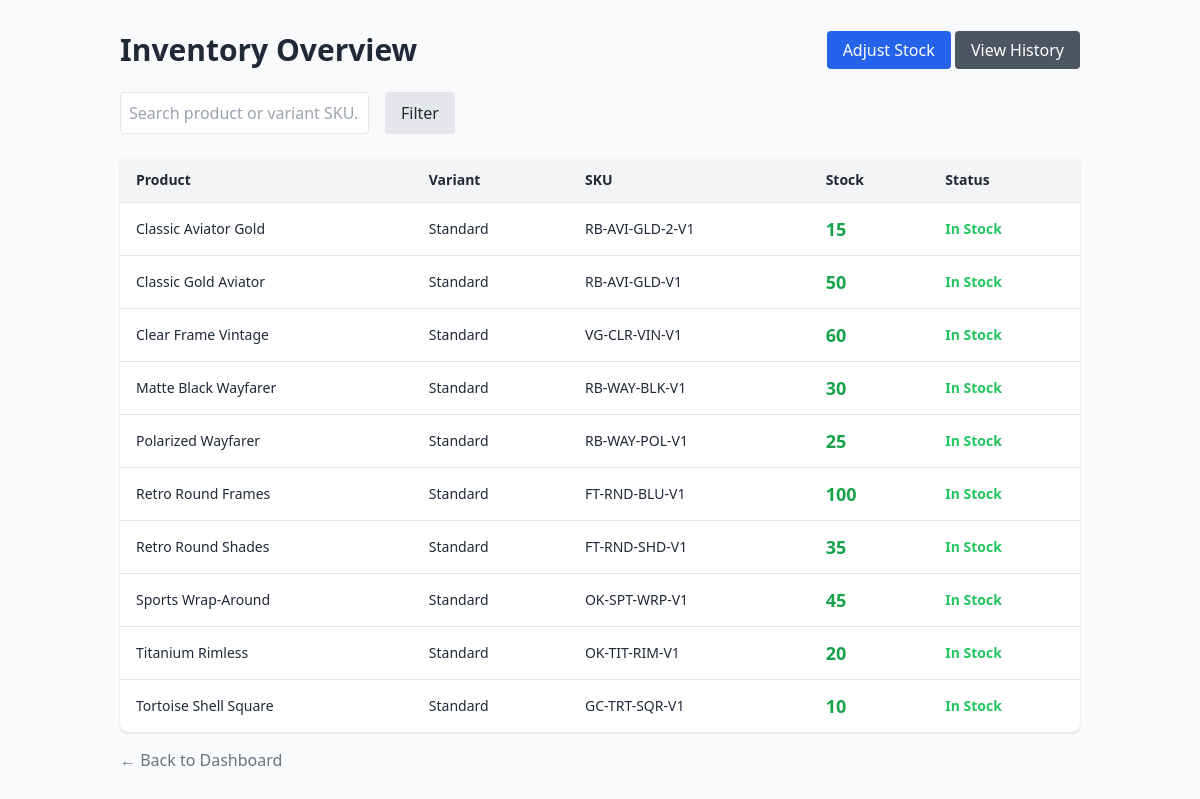
Screenshot of /admin/inventory/index.php with the database file from the repository.
### tables this page shows
CREATE TABLE IF NOT EXISTS `product_variants` (
  `id` int(11) NOT NULL AUTO_INCREMENT,
  `product_id` int(11) NOT NULL,
  `sku` varchar(100) NOT NULL,
  `variant_name` varchar(255) NOT NULL,
  `size` varchar(50) DEFAULT NULL,
  `color` varchar(50) DEFAULT NULL,
  `frame_color` varchar(50) DEFAULT NULL,
  `lens_color` varchar(50) DEFAULT NULL,
  `lens_type` varchar(50) DEFAULT NULL,
  `price` decimal(10,2) NOT NULL DEFAULT 0.00,
  `sale_price` decimal(10,2) DEFAULT NULL,
  `cost_price` decimal(10,2) DEFAULT NULL,
  `gst_percent` decimal(5,2) NOT NULL DEFAULT 0.00,
  `stock_quantity` int(11) NOT NULL DEFAULT 0,
  `low_stock_threshold` int(11) NOT NULL DEFAULT 5,
  `status` enum('active','inactive') NOT NULL DEFAULT 'active',
  `created_at` timestamp NULL DEFAULT CURRENT_TIMESTAMP,
  `updated_at` timestamp NULL DEFAULT CURRENT_TIMESTAMP ON UPDATE CURRENT_TIMESTAMP,
  PRIMARY KEY (`id`),
  UNIQUE KEY `sku` (`sku`),
  KEY `product_id` (`product_id`)
);

CREATE TABLE IF NOT EXISTS `products` (
  `id` int(11) NOT NULL AUTO_INCREMENT,
  `category_id` int(11) NOT NULL,
  `brand_id` int(11) DEFAULT NULL,
  `name` varchar(255) NOT NULL,
  `slug` varchar(255) NOT NULL,
  `short_description` text,
  `description` text,
  `product_type` varchar(50) NOT NULL DEFAULT 'standard',
  `sku` varchar(100) NOT NULL,
  `base_price` decimal(10,2) NOT NULL DEFAULT 0.00,
  `sale_price` decimal(10,2) DEFAULT NULL,
  `cost_price` decimal(10,2) DEFAULT NULL,
  `gst_percent` decimal(5,2) NOT NULL DEFAULT 0.00,
  `stock_status` enum('in_stock','out_of_stock','preorder') NOT NULL DEFAULT 'in_stock',
  `status` enum('active','inactive','draft') NOT NULL DEFAULT 'active',
  `featured` tinyint(1) NOT NULL DEFAULT 0,
  `bestseller` tinyint(1) NOT NULL DEFAULT 0,
  `new_arrival` tinyint(1) NOT NULL DEFAULT 0,
  `sort_order` int(11) NOT NULL DEFAULT 0,
  `meta_title` varchar(255) DEFAULT NULL,
  `meta_description` text,
  `created_at` timestamp NULL DEFAULT CURRENT_TIMESTAMP,
  `updated_at` timestamp NULL DEFAULT CURRENT_TIMESTAMP ON UPDATE CURRENT_TIMESTAMP,
  PRIMARY KEY (`id`),
  UNIQUE KEY `slug` (`slug`),
  UNIQUE KEY `sku` (`sku`),
  KEY `category_id` (`category_id`),
  KEY `brand_id` (`brand_id`)
);

### includes/functions.php (called while the page is built, shortened)
<?php
function e($string) {
    return htmlspecialchars($string, ENT_QUOTES, 'UTF-8');
}

### admin/inventory/index.php (the view, shortened to what this page needs)
<?php
require_once __DIR__ . '/../../includes/db.php';
require_once __DIR__ . '/../../includes/functions.php';
$search = $_GET['search'] ?? '';
$query = "SELECT v.*, p.name as product_name
          FROM product_variants v
          JOIN products p ON v.product_id = p.id
          WHERE 1=1";
$params = [];
$query .= " ORDER BY p.name ASC, v.variant_name ASC";
$stmt = $pdo->prepare($query);
$stmt->execute($params);
$inventory = $stmt->fetchAll();
?>
<!DOCTYPE html>
<html lang="en">
<head>
    <script src="https://cdn.tailwindcss.com"></script>
</head>
<body class="bg-gray-50 text-gray-800">
    <div class="container mx-auto p-8">
        <div class="flex justify-between items-center mb-6">
            <h1 class="text-3xl font-bold">Inventory Overview</h1>
            <div>
                <a href="adjustments.php" class="bg-blue-600 text-white px-4 py-2 rounded">Adjust Stock</a>
                <a href="history.php" class="bg-gray-600 text-white px-4 py-2 rounded">View History</a>
            </div>
        </div>
        <form method="get" class="mb-6 flex gap-4">
            <input type="text" name="search" value="<?php echo e($search); ?>" placeholder="Search product or variant SKU..." class="border p-2 rounded">
            <button type="submit" class="bg-gray-200 px-4 py-2 rounded">Filter</button>
        </form>
        <div class="bg-white shadow rounded-lg overflow-hidden">
            <table class="min-w-full text-sm">
                <thead class="bg-gray-100">
                    <tr>
                        <th class="py-3 px-4 text-left">Product</th>
                        <th class="py-3 px-4 text-left">Variant</th>
                        <th class="py-3 px-4 text-left">SKU</th>
                        <th class="py-3 px-4 text-left">Stock</th>
                        <th class="py-3 px-4 text-left">Status</th>
                    </tr>
                </thead>
                <tbody>
                    <?php foreach ($inventory as $i): ?>
                    <tr class="border-t">
                        <td class="py-3 px-4 font-medium"><?php echo e($i['product_name']); ?></td>
                        <td class="py-3 px-4"><?php echo e($i['variant_name']); ?></td>
                        <td class="py-3 px-4"><?php echo e($i['sku']); ?></td>
                        <td class="py-3 px-4 font-bold text-lg <?php echo $i['stock_quantity'] <= $i['low_stock_threshold'] ? 'text-red-600' : 'text-green-600'; ?>">
                            <?php echo e($i['stock_quantity']); ?>
                        </td>
                        <td class="py-3 px-4">
                            <?php
                                if($i['stock_quantity'] <= 0) echo '<span class="text-red-500 font-bold">Out of Stock</span>';
                                else if($i['stock_quantity'] <= $i['low_stock_threshold']) echo '<span class="text-orange-500 font-bold">Low Stock</span>';
                                else echo '<span class="text-green-500 font-bold">In Stock</span>';
                            ?>
                        </td>
                    </tr>
                    <?php endforeach; ?>
                </tbody>
            </table>
        </div>
        <div class="mt-4"><a href="../index.php" class="text-gray-500">&larr; Back to Dashboard</a></div>
    </div>
</body>
</html>

### rows the page displays
product_variants: product.name "Classic Aviator Gold", variant_name "Standard", sku "RB-AVI-GLD-2-V1", stock_quantity "15", low_stock_threshold "In Stock"
product_variants: product.name "Classic Gold Aviator", variant_name "Standard", sku "RB-AVI-GLD-V1", stock_quantity "50", low_stock_threshold "In Stock"
product_variants: product.name "Clear Frame Vintage", variant_name "Standard", sku "VG-CLR-VIN-V1", stock_quantity "60", low_stock_threshold "In Stock"
product_variants: product.name "Matte Black Wayfarer", variant_name "Standard", sku "RB-WAY-BLK-V1", stock_quantity "30", low_stock_threshold "In Stock"
product_variants: product.name "Polarized Wayfarer", variant_name "Standard", sku "RB-WAY-POL-V1", stock_quantity "25", low_stock_threshold "In Stock"
product_variants: product.name "Retro Round Frames", variant_name "Standard", sku "FT-RND-BLU-V1", stock_quantity "100", low_stock_threshold "In Stock"
product_variants: product.name "Retro Round Shades", variant_name "Standard", sku "FT-RND-SHD-V1", stock_quantity "35", low_stock_threshold "In Stock"
product_variants: product.name "Sports Wrap-Around", variant_name "Standard", sku "OK-SPT-WRP-V1", stock_quantity "45", low_stock_threshold "In Stock"
product_variants: product.name "Titanium Rimless", variant_name "Standard", sku "OK-TIT-RIM-V1", stock_quantity "20", low_stock_threshold "In Stock"
product_variants: product.name "Tortoise Shell Square", variant_name "Standard", sku "GC-TRT-SQR-V1", stock_quantity "10", low_stock_threshold "In Stock"
